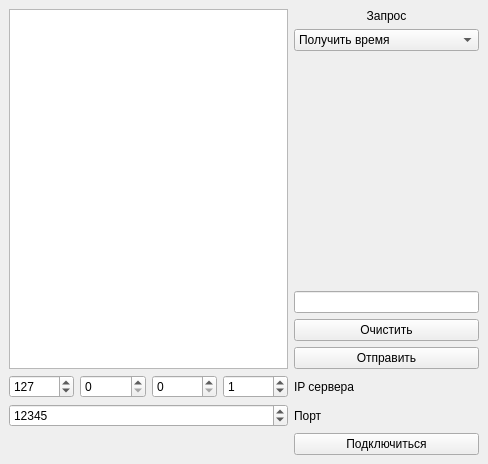
<?xml version="1.0" encoding="UTF-8"?>
<ui version="4.0">
 <class>MainWindow</class>
 <widget class="QMainWindow" name="MainWindow">
  <property name="geometry">
   <rect>
    <x>0</x>
    <y>0</y>
    <width>488</width>
    <height>464</height>
   </rect>
  </property>
  <property name="windowTitle">
   <string>TCPclient</string>
  </property>
  <widget class="QWidget" name="centralwidget">
   <layout class="QGridLayout" name="gridLayout">
    <item row="6" column="1">
     <widget class="QSpinBox" name="spB_ip3">
      <property name="sizePolicy">
       <sizepolicy hsizetype="Preferred" vsizetype="Fixed">
        <horstretch>0</horstretch>
        <verstretch>0</verstretch>
       </sizepolicy>
      </property>
      <property name="maximum">
       <number>255</number>
      </property>
     </widget>
    </item>
    <item row="6" column="3">
     <widget class="QSpinBox" name="spB_ip1">
      <property name="sizePolicy">
       <sizepolicy hsizetype="Preferred" vsizetype="Fixed">
        <horstretch>0</horstretch>
        <verstretch>0</verstretch>
       </sizepolicy>
      </property>
      <property name="maximum">
       <number>255</number>
      </property>
      <property name="value">
       <number>1</number>
      </property>
     </widget>
    </item>
    <item row="7" column="0" colspan="4">
     <widget class="QSpinBox" name="spB_port">
      <property name="minimum">
       <number>1</number>
      </property>
      <property name="maximum">
       <number>65535</number>
      </property>
      <property name="value">
       <number>12345</number>
      </property>
     </widget>
    </item>
    <item row="8" column="4">
     <widget class="QPushButton" name="pb_connect">
      <property name="sizePolicy">
       <sizepolicy hsizetype="Preferred" vsizetype="Fixed">
        <horstretch>0</horstretch>
        <verstretch>0</verstretch>
       </sizepolicy>
      </property>
      <property name="text">
       <string>Подключиться</string>
      </property>
     </widget>
    </item>
    <item row="6" column="2">
     <widget class="QSpinBox" name="spB_ip2">
      <property name="sizePolicy">
       <sizepolicy hsizetype="Preferred" vsizetype="Fixed">
        <horstretch>0</horstretch>
        <verstretch>0</verstretch>
       </sizepolicy>
      </property>
      <property name="maximum">
       <number>255</number>
      </property>
     </widget>
    </item>
    <item row="3" column="4">
     <widget class="QLineEdit" name="le_data">
      <property name="sizePolicy">
       <sizepolicy hsizetype="Preferred" vsizetype="Fixed">
        <horstretch>0</horstretch>
        <verstretch>0</verstretch>
       </sizepolicy>
      </property>
     </widget>
    </item>
    <item row="6" column="0">
     <widget class="QSpinBox" name="spB_ip4">
      <property name="sizePolicy">
       <sizepolicy hsizetype="Preferred" vsizetype="Fixed">
        <horstretch>0</horstretch>
        <verstretch>0</verstretch>
       </sizepolicy>
      </property>
      <property name="maximum">
       <number>255</number>
      </property>
      <property name="value">
       <number>127</number>
      </property>
     </widget>
    </item>
    <item row="5" column="4">
     <widget class="QPushButton" name="pb_request">
      <property name="sizePolicy">
       <sizepolicy hsizetype="Preferred" vsizetype="Fixed">
        <horstretch>0</horstretch>
        <verstretch>0</verstretch>
       </sizepolicy>
      </property>
      <property name="text">
       <string>Отправить</string>
      </property>
     </widget>
    </item>
    <item row="7" column="4">
     <widget class="QLabel" name="lb_port">
      <property name="text">
       <string>Порт</string>
      </property>
     </widget>
    </item>
    <item row="4" column="4">
     <widget class="QPushButton" name="pb_clear">
      <property name="sizePolicy">
       <sizepolicy hsizetype="Preferred" vsizetype="Fixed">
        <horstretch>0</horstretch>
        <verstretch>0</verstretch>
       </sizepolicy>
      </property>
      <property name="text">
       <string>Очистить</string>
      </property>
     </widget>
    </item>
    <item row="6" column="4">
     <widget class="QLabel" name="lb_ip">
      <property name="text">
       <string>IP сервера</string>
      </property>
     </widget>
    </item>
    <item row="8" column="0">
     <widget class="QLabel" name="lb_connectStatus">
      <property name="text">
       <string/>
      </property>
     </widget>
    </item>
    <item row="2" column="4">
     <spacer name="verticalSpacer">
      <property name="orientation">
       <enum>Qt::Orientation::Vertical</enum>
      </property>
      <property name="sizeHint" stdset="0">
       <size>
        <width>20</width>
        <height>40</height>
       </size>
      </property>
     </spacer>
    </item>
    <item row="0" column="4">
     <widget class="QLabel" name="lb_request">
      <property name="text">
       <string>Запрос</string>
      </property>
      <property name="alignment">
       <set>Qt::AlignmentFlag::AlignCenter</set>
      </property>
     </widget>
    </item>
    <item row="0" column="0" rowspan="6" colspan="4">
     <widget class="QTextBrowser" name="tb_result">
      <property name="sizePolicy">
       <sizepolicy hsizetype="Preferred" vsizetype="Expanding">
        <horstretch>0</horstretch>
        <verstretch>0</verstretch>
       </sizepolicy>
      </property>
     </widget>
    </item>
    <item row="1" column="4">
     <widget class="QComboBox" name="cb_request">
      <property name="sizePolicy">
       <sizepolicy hsizetype="Preferred" vsizetype="Fixed">
        <horstretch>0</horstretch>
        <verstretch>0</verstretch>
       </sizepolicy>
      </property>
      <item>
       <property name="text">
        <string>Получить время</string>
       </property>
      </item>
      <item>
       <property name="text">
        <string>Получить свободное место</string>
       </property>
      </item>
      <item>
       <property name="text">
        <string>Получить статистику</string>
       </property>
      </item>
      <item>
       <property name="text">
        <string>Отправить данные</string>
       </property>
      </item>
      <item>
       <property name="text">
        <string>Очистить память сервера</string>
       </property>
      </item>
     </widget>
    </item>
   </layout>
  </widget>
 </widget>
 <tabstops>
  <tabstop>tb_result</tabstop>
  <tabstop>spB_ip4</tabstop>
  <tabstop>spB_ip3</tabstop>
  <tabstop>spB_ip2</tabstop>
  <tabstop>spB_ip1</tabstop>
  <tabstop>spB_port</tabstop>
  <tabstop>cb_request</tabstop>
  <tabstop>le_data</tabstop>
  <tabstop>pb_clear</tabstop>
  <tabstop>pb_request</tabstop>
  <tabstop>pb_connect</tabstop>
 </tabstops>
 <resources/>
 <connections>
  <connection>
   <sender>pb_clear</sender>
   <signal>clicked()</signal>
   <receiver>tb_result</receiver>
   <slot>clear()</slot>
   <hints>
    <hint type="sourcelabel">
     <x>323</x>
     <y>360</y>
    </hint>
    <hint type="destinationlabel">
     <x>242</x>
     <y>348</y>
    </hint>
   </hints>
  </connection>
 </connections>
</ui>
